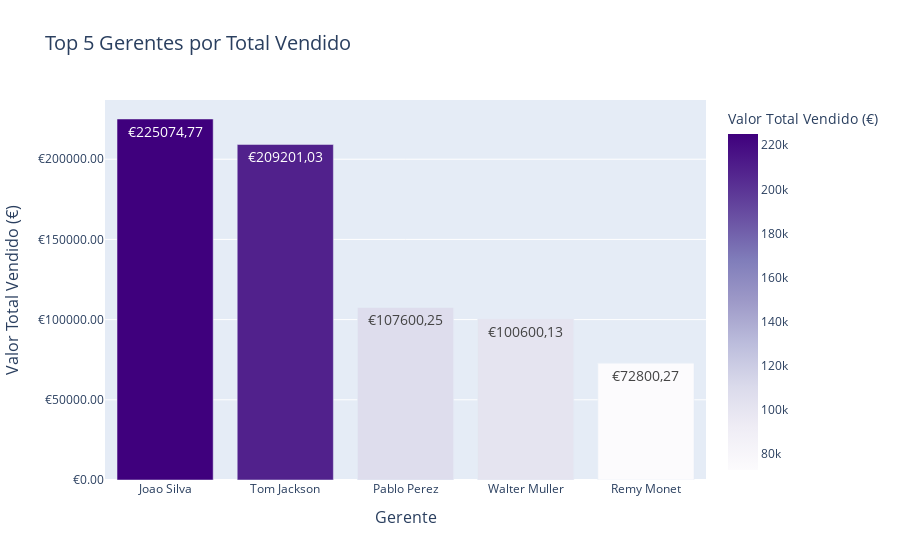

Notebook cell for this chart:
### Code cell
# Criar coluna de valor total por venda
df['Total Venda'] = df['Preço'] * df['Quantidade']

# Calcular o total vendido por gerente e pegar top 5
vendas_por_gerente = df.groupby('Gerente')['Total Venda'].sum().sort_values(ascending=False).reset_index()
vendas_top5 = vendas_por_gerente.head(5)

# Criar gráfico de barras com gradiente rosa/roxo
fig = px.bar(
    vendas_top5,
    x='Gerente',
    y='Total Venda',
    title='Top 5 Gerentes por Total Vendido',
    labels={'Gerente': 'Gerente', 'Total Venda': 'Valor Total Vendido (€)'},
    text=vendas_top5['Total Venda'].apply(lambda x: f"€{x:.2f}".replace('.', ',')),  # vírgula decimal
    color='Total Venda',
    color_continuous_scale='Purples'  # gradiente roxo
)

# Formatar eixo Y apenas com vírgula decimal
fig.update_yaxes(tickprefix="€", separatethousands=False, tickformat=".2f")

# Aumentar tamanho dos labels e título
fig.update_layout(
    xaxis_title_font=dict(size=16),
    yaxis_title_font=dict(size=16),
    title_font=dict(size=20)
)

# Aumentar o texto no topo das barras
fig.update_traces(textfont_size=14)

fig.show()

### Figure 1 — Plotly figure (JSON) as saved in the notebook; plotly's stock layout.template omitted (floating-point values rounded to 4 significant figures)
{"data": [{"alignmentgroup": "True", "hovertemplate": "Gerente=%{x}<br>Valor Total Vendido (€)=%{marker.color}<br>text=%{text}<extra></extra>", "legendgroup": "", "marker": {"color": [225100.0, 209200.0, 107600.0, 100600.0, 72800.0], "coloraxis": "coloraxis", "pattern": {"shape": ""}}, "name": "", "offsetgroup": "", "orientation": "v", "showlegend": false, "text": ["€225074,77", "€209201,03", "€107600,25", "€100600,13", "€72800,27"], "textfont": {"size": 14}, "textposition": "auto", "type": "bar", "x": ["Joao Silva", "Tom Jackson", "Pablo Perez", "Walter Muller", "Remy Monet"], "xaxis": "x", "y": [225100.0, 209200.0, 107600.0, 100600.0, 72800.0], "yaxis": "y"}], "layout": {"barmode": "relative", "coloraxis": {"colorbar": {"title": {"text": "Valor Total Vendido (€)"}}, "colorscale": [[0, "rgb(252,251,253)"], [0.125, "rgb(239,237,245)"], [0.25, "rgb(218,218,235)"], [0.375, "rgb(188,189,220)"], [0.5, "rgb(158,154,200)"], [0.625, "rgb(128,125,186)"], [0.75, "rgb(106,81,163)"], [0.875, "rgb(84,39,143)"], [1, "rgb(63,0,125)"]]}, "legend": {"tracegroupgap": 0}, "title": {"font": {"size": 20}, "text": "Top 5 Gerentes por Total Vendido"}, "xaxis": {"anchor": "y", "domain": [0, 1], "title": {"font": {"size": 16}, "text": "Gerente"}}, "yaxis": {"anchor": "x", "domain": [0, 1], "separatethousands": false, "tickformat": ".2f", "tickprefix": "€", "title": {"font": {"size": 16}, "text": "Valor Total Vendido (€)"}}}}
